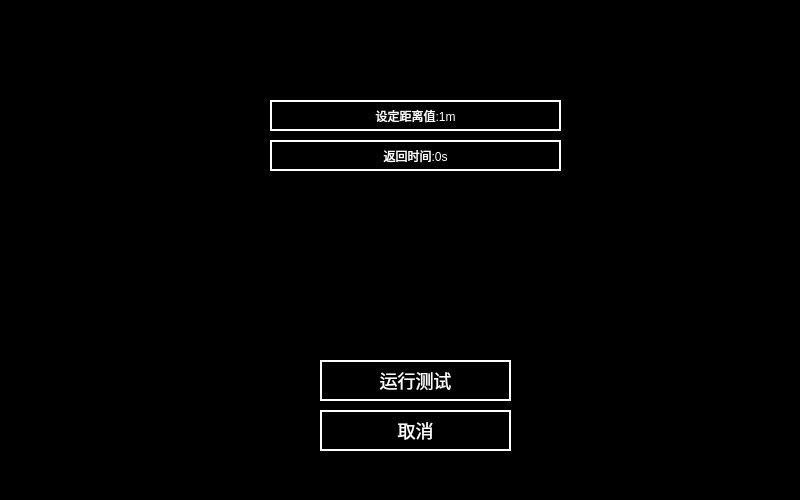
<?xml version="1.0" encoding="UTF-8"?>
<ui version="4.0">
 <class>Main_Lubrication</class>
 <widget class="QWidget" name="Main_Lubrication">
  <property name="geometry">
   <rect>
    <x>0</x>
    <y>0</y>
    <width>800</width>
    <height>500</height>
   </rect>
  </property>
  <property name="windowTitle">
   <string>Form</string>
  </property>
  <property name="styleSheet">
   <string notr="true">QWidget
{
	background-color: black;
}
QPushButton
{
	font:14px;
    color: rgb(0,0,0);
	background-color: rgb(0, 255, 0);
	border-top: 2px solid white;	
	border-left: 2px solid white;
}
QLabel
{
color:rgb(255,255,255);
}</string>
  </property>
  <widget class="QLabel" name="label">
   <property name="geometry">
    <rect>
     <x>270</x>
     <y>100</y>
     <width>291</width>
     <height>31</height>
    </rect>
   </property>
   <property name="styleSheet">
    <string notr="true">border:2px solid white;</string>
   </property>
   <property name="text">
    <string>设定距离值:1m</string>
   </property>
   <property name="alignment">
    <set>Qt::AlignCenter</set>
   </property>
  </widget>
  <widget class="QLabel" name="label_2">
   <property name="geometry">
    <rect>
     <x>270</x>
     <y>140</y>
     <width>291</width>
     <height>31</height>
    </rect>
   </property>
   <property name="styleSheet">
    <string notr="true">border:2px solid white;</string>
   </property>
   <property name="text">
    <string>返回时间:0s</string>
   </property>
   <property name="alignment">
    <set>Qt::AlignCenter</set>
   </property>
  </widget>
  <widget class="QLabel" name="label_3">
   <property name="geometry">
    <rect>
     <x>110</x>
     <y>220</y>
     <width>291</width>
     <height>101</height>
    </rect>
   </property>
   <property name="styleSheet">
    <string notr="true">border-image: url(:/images/images/Cheti.png);</string>
   </property>
   <property name="text">
    <string/>
   </property>
  </widget>
  <widget class="QLabel" name="label_4">
   <property name="geometry">
    <rect>
     <x>420</x>
     <y>220</y>
     <width>291</width>
     <height>101</height>
    </rect>
   </property>
   <property name="styleSheet">
    <string notr="true">border-image: url(:/images/images/Cheti-reverse.png);</string>
   </property>
   <property name="text">
    <string/>
   </property>
  </widget>
  <widget class="QPushButton" name="pushButton_2">
   <property name="geometry">
    <rect>
     <x>320</x>
     <y>360</y>
     <width>191</width>
     <height>41</height>
    </rect>
   </property>
   <property name="styleSheet">
    <string notr="true">border:2px solid white;
background-color: rgb(0, 0, 0);
font:18px;
color: rgb(255, 255, 255);</string>
   </property>
   <property name="text">
    <string>运行测试</string>
   </property>
  </widget>
  <widget class="QPushButton" name="pushButton_3">
   <property name="geometry">
    <rect>
     <x>320</x>
     <y>410</y>
     <width>191</width>
     <height>41</height>
    </rect>
   </property>
   <property name="styleSheet">
    <string notr="true">border:2px solid white;
background-color: rgb(0, 0, 0);
font:18px;
color: rgb(255, 255, 255);</string>
   </property>
   <property name="text">
    <string>取消</string>
   </property>
  </widget>
 </widget>
 <resources/>
 <connections/>
</ui>
